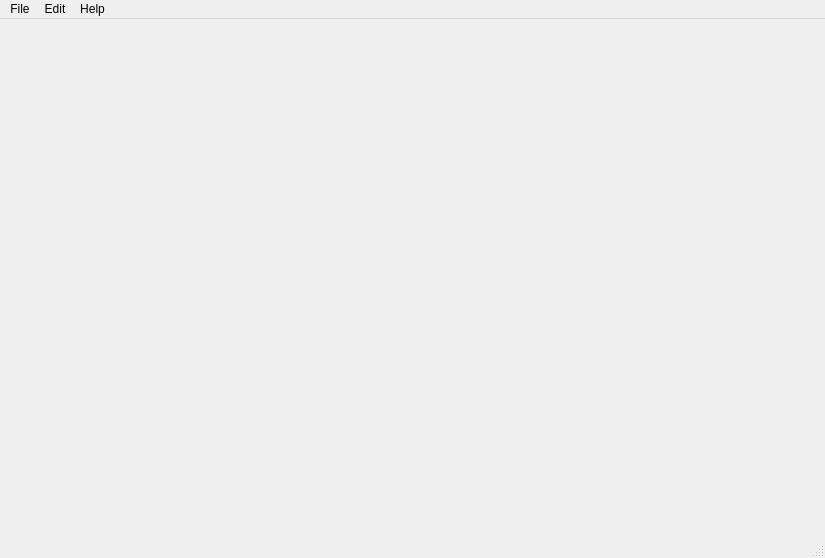
<?xml version="1.0" encoding="UTF-8"?>
<ui version="4.0">
 <class>PlotWindow</class>
 <widget class="QMainWindow" name="PlotWindow">
  <property name="geometry">
   <rect>
    <x>0</x>
    <y>0</y>
    <width>825</width>
    <height>558</height>
   </rect>
  </property>
  <property name="windowTitle">
   <string>Concurrency Window Example</string>
  </property>
  <property name="windowIcon">
   <iconset>
    <normalon>images/plot.png</normalon>
   </iconset>
  </property>
  <widget class="QWidget" name="centralwidget">
   <layout class="QVBoxLayout" name="verticalLayout_2">
    <item>
     <widget class="PlotWidget" name="widgetPlot" native="true">
      <layout class="QVBoxLayout" name="verticalLayout"/>
     </widget>
    </item>
   </layout>
  </widget>
  <widget class="QMenuBar" name="menubar">
   <property name="geometry">
    <rect>
     <x>0</x>
     <y>0</y>
     <width>825</width>
     <height>26</height>
    </rect>
   </property>
   <widget class="QMenu" name="menuFile">
    <property name="title">
     <string>File</string>
    </property>
    <addaction name="actionOpen"/>
    <addaction name="actionClose"/>
    <addaction name="actionExit"/>
   </widget>
   <widget class="QMenu" name="menuEdit">
    <property name="title">
     <string>Edit</string>
    </property>
    <addaction name="actionCopy"/>
    <addaction name="actionPaste"/>
   </widget>
   <widget class="QMenu" name="menuHelp">
    <property name="title">
     <string>Help</string>
    </property>
   </widget>
   <addaction name="menuFile"/>
   <addaction name="menuEdit"/>
   <addaction name="menuHelp"/>
  </widget>
  <widget class="QStatusBar" name="statusbar"/>
  <action name="actionCopy">
   <property name="text">
    <string>Copy</string>
   </property>
  </action>
  <action name="actionPaste">
   <property name="text">
    <string>Paste</string>
   </property>
  </action>
  <action name="actionOpen">
   <property name="text">
    <string>Open</string>
   </property>
  </action>
  <action name="actionClose">
   <property name="text">
    <string>Close</string>
   </property>
  </action>
  <action name="actionExit">
   <property name="text">
    <string>Exit</string>
   </property>
  </action>
 </widget>
 <customwidgets>
  <customwidget>
   <class>PlotWidget</class>
   <extends>QWidget</extends>
   <header>pyqtgraph</header>
   <container>1</container>
  </customwidget>
 </customwidgets>
 <resources/>
 <connections/>
</ui>
